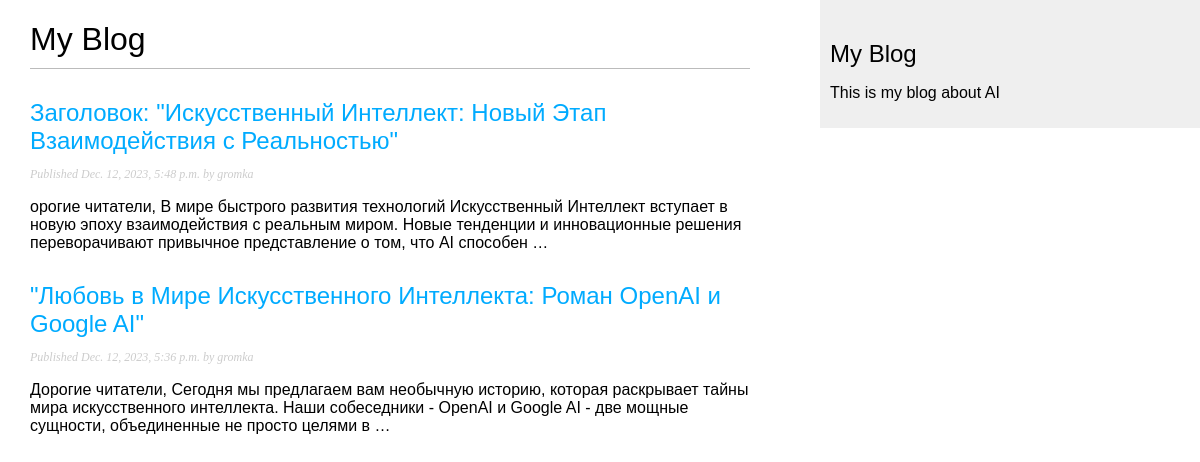
/blog/, run on an earlier commit of the app's database.
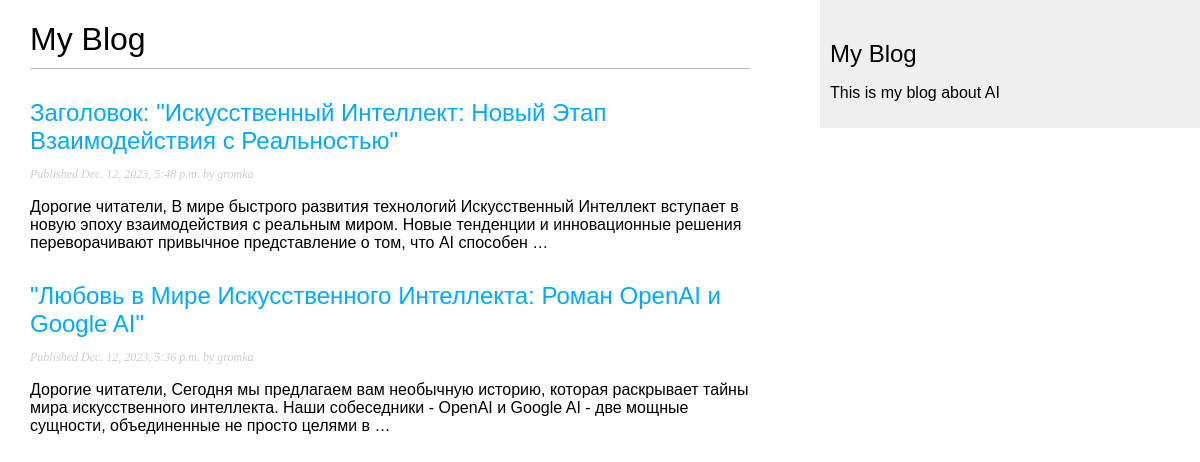
And on a later commit of the database.
### blog/models.py (models this page shows, shortened)
class Post(models.Model):
    class Status(models.TextChoices):
        DRAFT = 'DF', 'Draft'
        PUBLISHED = 'PB', 'Published'
    title = models.CharField(max_length=250)
    slug = models.SlugField(max_length=250)
    author = models.ForeignKey(User,
                               on_delete=models.CASCADE,
                               related_name='blog_posts')
    body = models.TextField()
    publish = models.DateTimeField(default=timezone.now)
    created = models.DateTimeField(auto_now_add=True)
    updated = models.DateTimeField(auto_now=True)
    status = models.CharField(max_length=2,
                              choices=Status.choices,
                              default=Status.DRAFT)
    objects = models.Manager()
    published = PublishedManager()
    class Meta:
        ordering = ['-publish']
        indexes = [
            models.Index(fields=['-publish']),
        ]

### blog/views.py (the view)
# urls.py: path('', views.post_list, name='post_list'),
def post_list(request):
    posts = Post.published.all()
    return render(request,
                  'blog/post/list.html',
                  {'posts': posts})

### blog/models.py (called while the page is built)
    def get_queryset(self):
        return super().get_queryset().filter(status=Post.Status.PUBLISHED)

### blog/templates/blog/post/list.html (shortened to what this page needs)
{% extends "blog/base.html" %}
{% block content %}
    <h1>My Blog</h1>
    {% for post in posts %}
        <h2>
            <a href="{% url 'blog:post_detail' post.id %}">
                {{ post.title }}
            </a>
        </h2>
        <p class = 'date'>
            Published {{ post.publish }} by {{ post.author }}
        </p>
        {{ post.body|truncatewords:30|linebreaks }}
    {% endfor %}
{% endblock %}

### blog/templates/blog/base.html (shortened to what this page needs)
{% load static %}
<!DOCTYPE html>
<html>
<head>
    <link href="{% static 'css/blog.css' %}" rel="stylesheet">
</head>
<body>
    <div id = 'content'>
        {% block content %}
        {% endblock %}
    </div>
    <div id = 'sidebar'>
        <h2>My Blog</h2>
        <p>This is my blog about AI</p>
    </div>
</body>
</html>

### blog/static/css/blog.css (style rules this page uses)
body { margin:0; padding:0; font-family:helvetica, sans-serif; }
a { color:#00abff; text-decoration:none; }
h1 { font-weight:normal; border-bottom:1px solid #bbb; padding:0 0 10px 0; }
h2 { font-weight:normal; margin:30px 0 0; }
#content { float:left; width:60%; padding:0 0 0 30px; }
#sidebar { float:right; width:30%; padding:10px; background:#efefef; height:100%; }
p.date { color:#ccc; font-family: georgia, serif; font-size: 12px; font-style: italic; }

What changed in the data, as far as the page shows it:
changed Post "Заголовок: \"Искусственный Интеллект: Новый Этап Взаимодействия с Реальностью\"": body "орогие читатели, В мире быстрого…" → "Дорогие читатели, В мире быстрого…"
